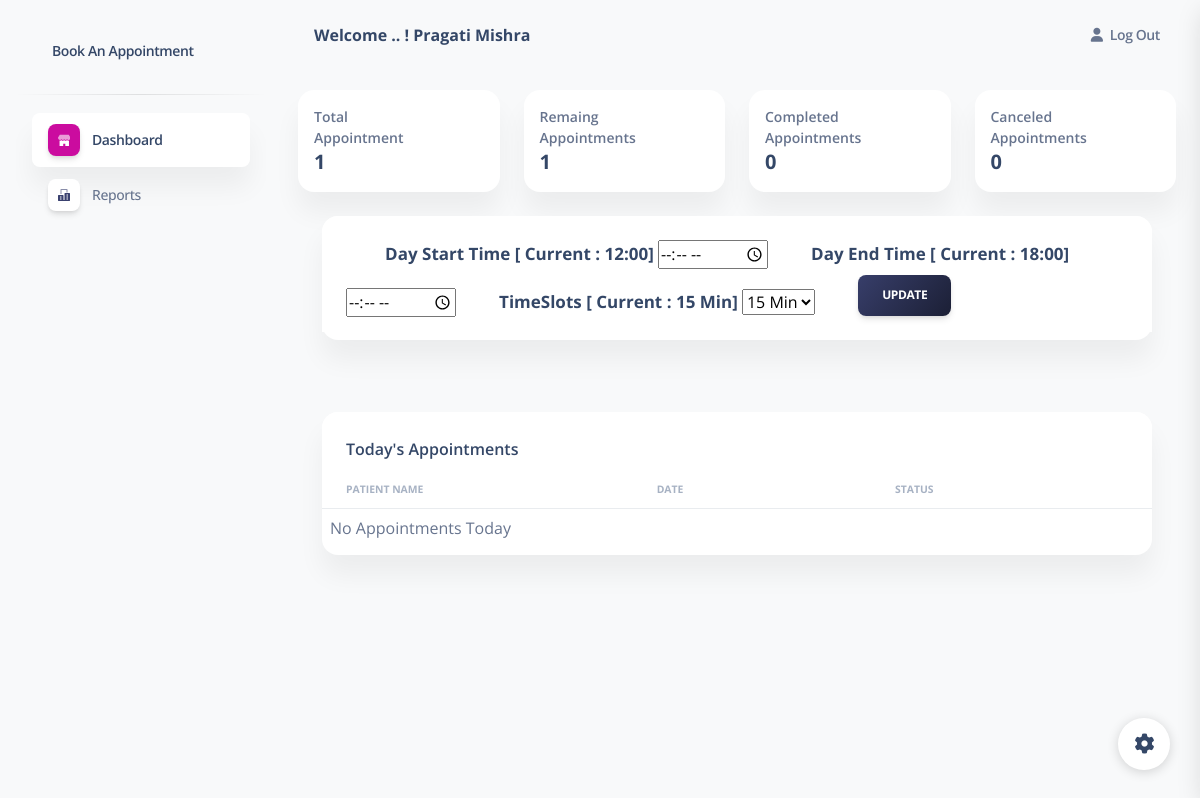
Page /dashboard/home (signed in) on the committed database.
### dashbaord/models.py (models this page shows, shortened)
class Doctor(models.Model):
    id = models.AutoField(primary_key=True)
    name = models.CharField(max_length=100)
    user = models.ForeignKey(User, on_delete=models.CASCADE)
    appointment_slot_time = models.CharField(max_length=10, null=True)
    email = models.EmailField(null=True)
    day_start_time = models.CharField(max_length=15, null=True)
    day_end_time = models.CharField(max_length=15, null=True)

### dashbaord/views.py (the view, shortened to what this page needs)
# urls.py: path('home',views.HomePageDoctor.as_view(),name="homepagedoctor"),
class HomePageDoctor(View):
    def get(self, request):
        if request.user.is_authenticated:
            doctor = Doctor.objects.get(user=User.objects.get(username=request.user))
            appointments = Appointment.objects.all().filter(
                doctor=doctor, appointment_date=date.today()
            )
            total_appointments = Appointment.objects.all().filter(doctor=doctor).count
            remaining_appointments = (
                Appointment.objects.all()
                .filter(doctor=doctor, appointment_status="Open")
                .count
            )
            closed_appointments = (
                Appointment.objects.all()
                .filter(doctor=doctor, appointment_status="Closed")
                .count
            )
            canceled_appointments = (
                Appointment.objects.all()
                .filter(doctor=doctor, appointment_status="Cancelled")
                .count
            )
            time_slots = ["15 Min", "30 Min", "45 Min", "60 Min"]
            data = {
                "time_slots": time_slots,
                "doctor": doctor,
                "appointments": appointments,
                "total": total_appointments,
                "remaining": remaining_appointments,
                "closed": closed_appointments,
                "canceled": canceled_appointments,
            }
            return render(request, "doctor/dashboard.html", data)
        return redirect("/signin")

### templates/doctor/dashboard.html (shortened to what this page needs)
{% extends 'doctor/base.html' %}
{% load static %}
{% block content %}
  <main class="main-content position-relative max-height-vh-100 h-100 mt-1 border-radius-lg ">
    <nav class="navbar navbar-main navbar-expand-lg px-0 mx-4 shadow-none border-radius-xl" id="navbarBlur" navbar-scroll="true">
      <div class="container-fluid py-1 px-3">
        <nav aria-label="breadcrumb">
          <h6 class="font-weight-bolder mb-0">Welcome .. ! {{ request.user.first_name }}</h6>
        </nav>
        <div class="collapse navbar-collapse mt-sm-0 mt-2 me-md-0 me-sm-4" id="navbar">
          <ul class="navbar-nav  justify-content-end">
            <li class="nav-item d-flex align-items-center">
              <a href="/logout" class="nav-link text-body font-weight-bold px-0">
                <i class="fa fa-user me-sm-1"></i>
                <span class="d-sm-inline d-none">Log Out</span>
              </a>
            </li>
          </ul>
        </div>
      </div>
    </nav>
    <div class="container-fluid py-4">
      <div class="row">
        <div class="col-xl-3 col-sm-6 mb-xl-0 mb-4">
          <div class="card">
            <div class="card-body p-3">
              <div class="row">
                <div class="col-8">
                  <div class="numbers">
                    <p class="text-sm mb-0 text-capitalize font-weight-bold">Total Appointment</p>
                    <h5 class="font-weight-bolder mb-0">
                      {{total}}
                    </h5>
                  </div>
                </div>
              </div>
            </div>
          </div>
        </div>
        <div class="col-xl-3 col-sm-6 mb-xl-0 mb-4">
          <div class="card">
            <div class="card-body p-3">
              <div class="row">
                <div class="col-8">
                  <div class="numbers">
                    <p class="text-sm mb-0 text-capitalize font-weight-bold">Remaing Appointments</p>
                    <h5 class="font-weight-bolder mb-0">
                      {{remaining}}
                    </h5>
                  </div>
                </div>
              </div>
            </div>
          </div>
        </div>
        <div class="col-xl-3 col-sm-6 mb-xl-0 mb-4">
          <div class="card">
            <div class="card-body p-3">
              <div class="row">
                <div class="col-8">
                  <div class="numbers">
                    <p class="text-sm mb-0 text-capitalize font-weight-bold">Completed Appointments </p>
                    <h5 class="font-weight-bolder mb-0">
                      {{closed}}
                    </h5>
                  </div>
                </div>
              </div>
            </div>
          </div>
        </div>
        <div class="col-xl-3 col-sm-6">
          <div class="card">
            <div class="card-body p-3">
              <div class="row">
                <div class="col-8">
                  <div class="numbers">
                    <p class="text-sm mb-0 text-capitalize font-weight-bold">Canceled Appointments</p>
                    <h5 class="font-weight-bolder mb-0">
                      {{canceled}}
                    </h5>
                  </div>
                </div>
              </div>
            </div>
          </div>
        </div>
      </div>
          <div class="container-fluid py-4">
            <div class="row">
              <div class="col-12">
                <div class="card mb-4">
                  <div class="card-header pb-0">
                      <label for="day_start" style="margin-left:5%;font-size: 17px;">Day Start Time [ Current : {{doctor.day_start_time}}]</label>
                      <input type="time" id="day_start">
                      <label for="day_end" style="margin-left:5%;font-size: 17px;">Day End Time [ Current : {{doctor.day_end_time}}]</label>
                      <input type="time" id="day_end">
                      <label for="time_slot" style="margin-left:5%;font-size: 17px;">TimeSlots [ Current : {{doctor.appointment_slot_time}}]</label>
                      <select name="time_slot" id="time_slot">
                        {% for time in time_slots %}
                        <option value="{{time}}">{{time}}</option>
                        {% endfor %}
                      </select>
                        <a class="btn bg-gradient-dark" style="margin-left:5%" id="update_timeslots">Update</a>
                  </div>
                  <div class="card-body px-0 pt-0 pb-2">
                  </div>
                </div>
              </div>
            </div>
          </div>
      <div class="container-fluid py-4">
        <div class="row">
          <div class="col-12">
            <div class="card mb-4">
              <div class="card-header pb-0">
                <h6>Today's Appointments</h6>
              </div>
              <div class="card-body px-0 pt-0 pb-2">
                <div class="table-responsive p-0">
                  <table class="table align-items-center mb-0">
                    <thead>
                      <tr>
                        <th class="text-uppercase text-secondary text-xxs font-weight-bolder opacity-7">Patient Name</th>
                        <th class="text-uppercase text-secondary text-xxs font-weight-bolder opacity-7 ps-2">Date</th>
                        <th class="text-center text-uppercase text-secondary text-xxs font-weight-bolder opacity-7">Status</th>
                        <th class="text-secondary opacity-7"></th>
                      </tr>
                    </thead>
                    <tbody>
                      {% if appointments.count == 0%}
                      <tr><td colspan="4">No Appointments Today</td></tr>
                      {% endif %}
                    </tbody>
                  </table>
                </div>
              </div>
            </div>
          </div>
        </div>
      </div>
    </div>
  </main>
  <div class="fixed-plugin">
    <a class="fixed-plugin-button text-dark position-fixed px-3 py-2">
      <i class="fa fa-cog py-2"> </i>
    </a>
  </div>
  {% endblock %}

### rows in the picture
Doctor: day_start_time "12:00", day_end_time "18:00", appointment_slot_time "15 Min"

### other values in the picture
{{ request.user.first_name }} "Pragati Mishra"
{{ total }} "1"
{{ remaining }} "1"
{{ closed }} "0"
{{ canceled }} "0"
form field time_slot "15 Min"
